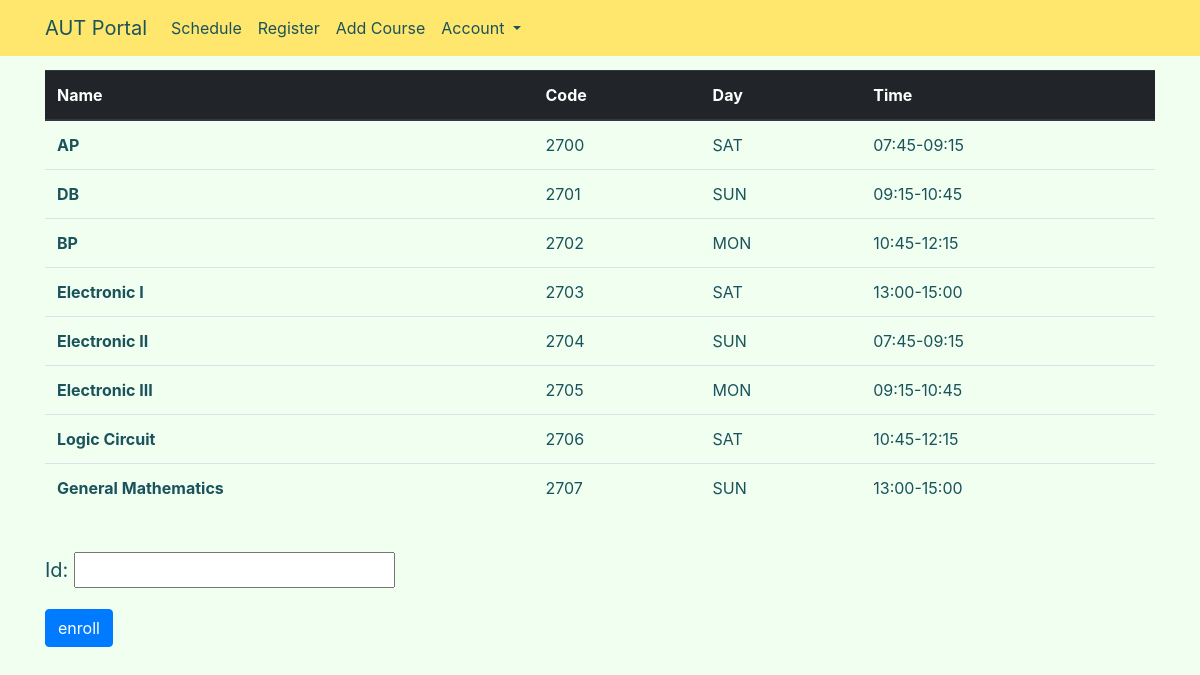
Page /portal/register/ on the committed database.
### portal/models.py (models this page shows)
class AllCourses(models.Model):
    Name = models.CharField(max_length=100,default="")
    acDAY = (
        (1, 'SAT'),
        (2, 'SUN'),
        (3, 'MON'),
        (4, 'TUE'),
        (5, 'WED'),
        (6, 'SAT-MON'),
        (7, 'SUN-TUE'),
    )
    Day = models.IntegerField(choices=acDAY,default=0)
    acTIME = (
        (1, '07:45-09:15'),
        (2, '09:15-10:45'),
        (3, '10:45-12:15'),
        (4, '13:00-15:00'),
        (5, '15:00-17:00'),
        )
    Time = models.IntegerField(choices=acTIME,default=0)
    Id = models.IntegerField(primary_key=True,default=0)

### portal/views.py (the view, shortened to what this page needs)
def register(request):
    form = enroll_course_form()
    all_course_list = AllCourses.objects.order_by('Id')
    form = enroll_course_form()
    return render(request,'portal/register.html',{'form':form,'all_courses_records':all_course_list})

### portal/forms.py
class enroll_course_form(forms.Form):
    id = forms.IntegerField()

### portal/templates/portal/register.html (shortened to what this page needs)
<!doctype html>
{% load staticfiles %}
<html lang="en">
  <head>
    <link rel="stylesheet" href="https://stackpath.bootstrapcdn.com/bootstrap/4.1.2/css/bootstrap.min.css">
    <link rel="stylesheet" type="text/css" href="../../static/css/register.css">
  </head>
  <body>
    <header>
        <nav class="navbar navbar-expand-md navbar-light bg-light fixed-top">
            <div class="container">
              <a class="navbar-brand" href="{% url 'portal:home' %}">AUT Portal</a>
              <div class="collapse navbar-collapse" id="navbarSupportedContent">
                <ul class="navbar-nav mr-auto">
                  <li class="nav-item">
                    <a class="nav-link" href="{% url 'portal:st_cources' %}">Schedule</a>
                  </li>
                  <li class="nav-item">
                    <a class="nav-link" href="{% url 'portal:register' %}">Register</a>
                  </li>
                  <li class="nav-item">
                    <a class="nav-link" href="{% url 'portal:add_course' %}">Add Course</a>
                  </li>
                  <li class="nav-item dropdown">
                    <a class="nav-link dropdown-toggle" href="#" id="navbarDropdown" role="button" data-toggle="dropdown" aria-haspopup="true" aria-expanded="false">
                      Account
                    </a>
                  </li>
                </ul>
              </div>
            </div>
        </nav>
    </header>
    <div class="container">
      <table class="table">
        <thead class="thead-dark">
          <tr>
            <th scope="col">Name</th>
            <th scope="col">Code</th>
            <th scope="col">Day</th>
            <th scope="col">Time</th>
          </tr>
        </thead>
        {% if all_courses_records %}
        <tbody>
          {% for cour in all_courses_records %}
          <tr>
            <th scope="row">{{ cour.Name }}</th>
            <td> {{ cour.Id }}</td>
            <td>{{ cour.get_Day_display }}</td>
            <td>{{ cour.get_Time_display }}</td>
          </tr>
          {% endfor %}
        </tbody>
        {% endif %}
      </table>
      <br>
      <form method="POST">
          {{ form.as_p }}
          <button type="submit" class="btn btn-primary" name="enroll">enroll</button>
      </form>
    </div>
  </body>
</html>

### portal/static/css/register.css (style rules this page uses)
body { background-color: rgba(240, 255, 240, 1); color: rgba(26, 83, 92, 1); padding-top: 70px; }
p { font-size: 20px; }
.navbar { background-color: rgba(255, 230, 109, 1)!important; color: rgba(26, 83, 92, 1)!important; }
.navbar-brand { color: rgba(26, 83, 92, 1)!important; }
.nav-link { color: rgba(26, 83, 92, 1)!important; }

### rows in the picture
AllCourses: Name "AP", Id "2700", Day "SAT", Time "07:45-09:15"
AllCourses: Name "DB", Id "2701", Day "SUN", Time "09:15-10:45"
AllCourses: Name "BP", Id "2702", Day "MON", Time "10:45-12:15"
AllCourses: Name "Electronic I", Id "2703", Day "SAT", Time "13:00-15:00"
AllCourses: Name "Electronic II", Id "2704", Day "SUN", Time "07:45-09:15"
AllCourses: Name "Electronic III", Id "2705", Day "MON", Time "09:15-10:45"
AllCourses: Name "Logic Circuit", Id "2706", Day "SAT", Time "10:45-12:15"
AllCourses: Name "General Mathematics", Id "2707", Day "SUN", Time "13:00-15:00"
